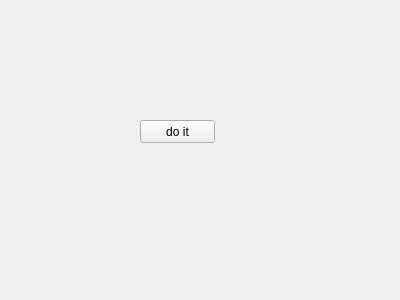
<?xml version="1.0" encoding="UTF-8"?>
<ui version="4.0">
 <class>CanvasExporter</class>
 <widget class="QWidget" name="CanvasExporter">
  <property name="geometry">
   <rect>
    <x>0</x>
    <y>0</y>
    <width>400</width>
    <height>300</height>
   </rect>
  </property>
  <property name="windowTitle">
   <string>Image Exporter</string>
  </property>
  <widget class="QPushButton" name="pushButton">
   <property name="geometry">
    <rect>
     <x>140</x>
     <y>120</y>
     <width>75</width>
     <height>23</height>
    </rect>
   </property>
   <property name="text">
    <string>do it</string>
   </property>
  </widget>
 </widget>
 <resources/>
 <connections/>
</ui>
